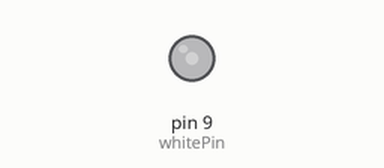
This sketch was run on a simulated Arduino Uno, built with avr-gcc and run on an emulated ATmega328P. Shown: output pins drawn as LEDs (lit = HIGH).

Above: at 0.1 s.
Timing chart, 0 to 1.6 s (numbered marks = the images above):
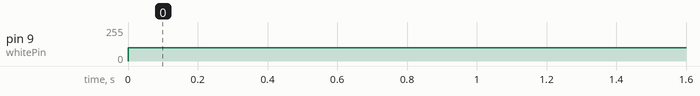

Measured:
- by itself, pin 9 (whitePin): 0/255 → 100/255 at 0.00 s

The sketch:

understanding_analogWrite.ino
```cpp
int whitePin=9;
int bright=100;
void setup() {
pinMode(whitePin, OUTPUT);
}

void loop() {
// in analog the voltage is not between 0 - 5, it is between 0 - 255
// also it has 8 bits (2^8 = 256)
analogWrite(whitePin, bright);
}
```
